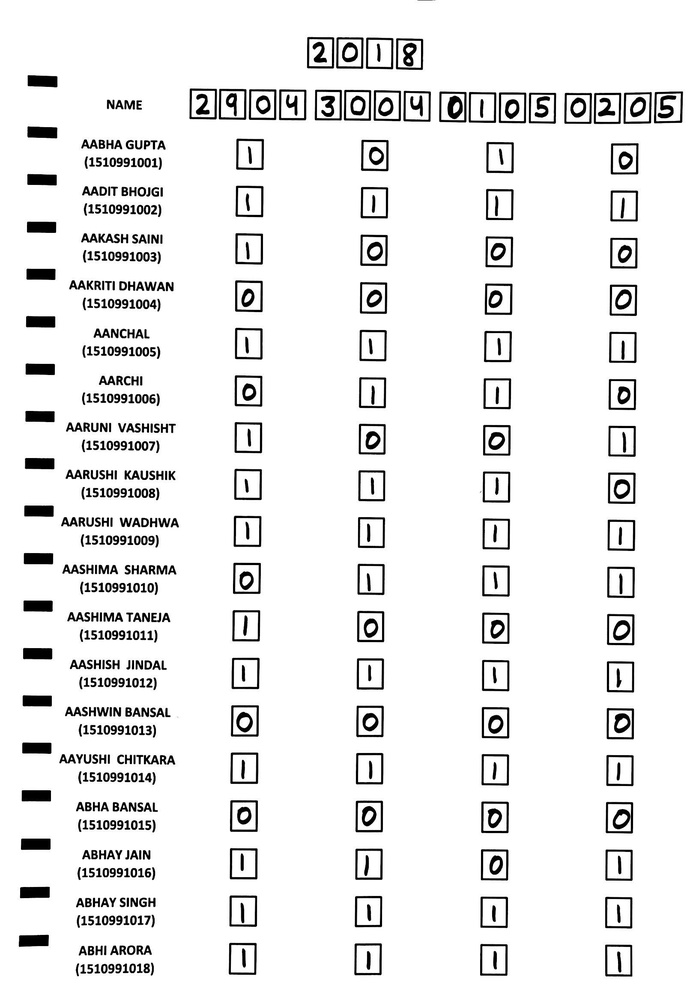
#> input picture Junk/Test7.jpg, 699 x 1000 px, shrunk from 1632 x 2336 before the run, found by its file name
$ python FindRectangles.py
#> lines starting #> are read from the running program, lines starting #| are printed output that depends on the picture; after the words box and inside, x2 and y2 are one past the last pixel; in counts of white or black regions, pixels touching at a corner belong together
import copy
import cv2

BLACK_THRESHOLD = 200
THIN_THRESHOLD = 10
ANNOTATION_COLOUR = (0, 0, 255)
MIN_SIZE = 40
MAX_SIZE = 300

img = cv2.imread('Test7.jpg')
#> img is the input picture: shape (1000, 699, 3); min 0, max 255, mean 236.3
orig = copy.copy(img)
gray = cv2.cvtColor(img, 6)
thresh = cv2.threshold(gray, thresh=BLACK_THRESHOLD, maxval=255, type=cv2.THRESH_BINARY_INV)[1]
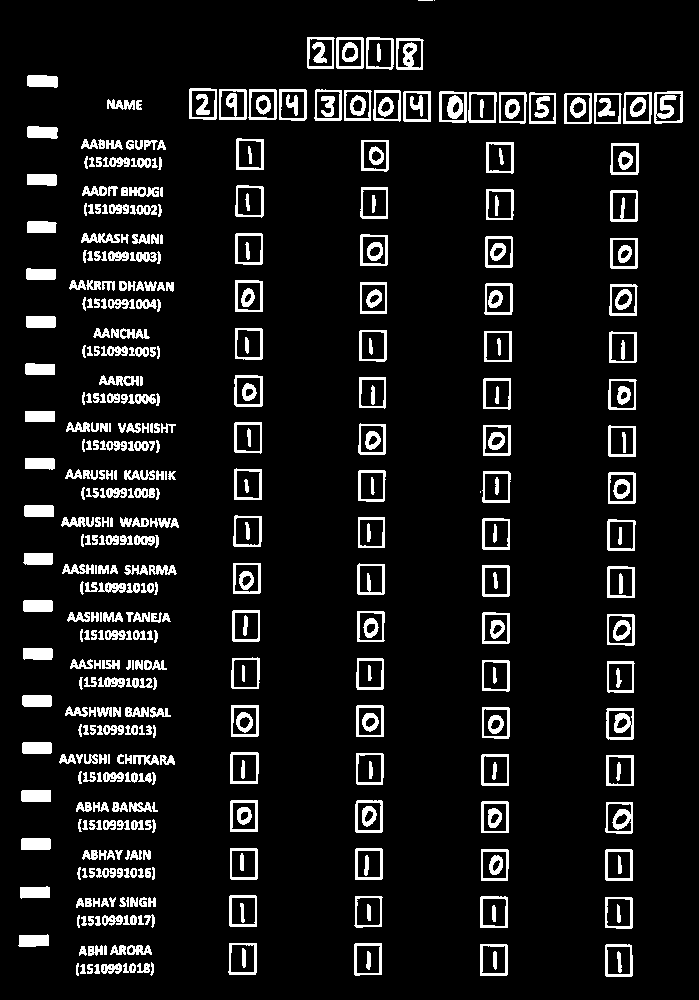
#> thresh: shape (1000, 699); 9.1% white; 462 white regions (6 under 20 px)


# Sort Contours on the basis of their x-axis coordinates in ascending order
def sort_contours(cnts, method="left-to-right"):
    # initialize the reverse flag and sort index
    reverse = False
    i = 0
    # handle if we need to sort in reverse
    if method == "right-to-left" or method == "bottom-to-top":
        reverse = True
    # handle if we are sorting against the y-coordinate rather than
    # the x-coordinate of the bounding box
    if method == "top-to-bottom" or method == "bottom-to-top":
        i = 1
    # construct the list of bounding boxes and sort them from top to
    # bottom
    boundingBoxes = [cv2.boundingRect(c) for c in cnts]
    (cnts, boundingBoxes) = zip(*sorted(zip(cnts, boundingBoxes),
                                        key=lambda b: b[1][i], reverse=reverse))
    # return the list of sorted contours
    return cnts


# Find contours on the thresholded image
contours = cv2.findContours(thresh, cv2.RETR_EXTERNAL, 3)[1]
#> contours = 377 contours, 48 with area under 20; largest, box (x1, y1, x2, y2) and area: (610, 143, 639, 175) 855, (654, 91, 683, 124) 847, (482, 471, 511, 503) 844, (228, 943, 257, 975) 838, (230, 752, 258, 784) 836
# hierarchy = hierarchy[0]  # get the actual inner list of hierarchy descriptions
# Grab only the innermost child components
# inner_contours = [c[0] for c in zip(contours, hierarchy) if c[1][3] > 0]
sorted_contours = sort_contours(contours, method="top-to-bottom")
#> in sort_contours, `boundingBoxes = [cv2.boundingRect(c) for c in cnts]`: boundingBoxes = 377 items, first 6: (94, 964, 6, 10), (87, 964, 6, 10), (80, 964, 6, 10), (137, 963, 13, 10), (123, 963, 13, 10), (101, 963, 21, 11)
#> in sort_contours, `(cnts, boundingBoxes) = zip(*sorted(zip(cnts, boundingBoxes), key=lamb..`: cnts = 377 contours, 48 with area under 20; largest, box (x1, y1, x2, y2) and area: (610, 143, 639, 175) 855, (654, 91, 683, 124) 847, (482, 471, 511, 503) 844, (228, 943, 257, 975) 838, (235, 185, 264, 218) 836; boundingBoxes = 377 items, first 6: (434, 0, 1, 1), (418, 0, 15, 1), (366, 37, 28, 33), (336, 37, 28, 32), (307, 37, 28, 32), (396, 38, 28, 32)
#> sorted_contours has the same summary as cnts in sort_contours
i=1
for cont in sorted_contours:
    x, y, w, h = cv2.boundingRect(cont)
    roi = img[(y + 6):(y + h - 6), (x + 6):(x + w - 6)]
    # Skip thin contours (vertical and horizontal lines)
    perimeter = cv2.arcLength(cont, True)
    approx = cv2.approxPolyDP(cont, 0.04 * perimeter, True)
    if len(approx) == 4:
        (x, y, w, h) = cv2.boundingRect(approx)
        ar = w / float(h)
        if ar >= 0.7 and ar <= 0.99999999999998999:
            if h < THIN_THRESHOLD or w < THIN_THRESHOLD:
                continue
            if h > 300 and w > 300:
                continue
            # discard areas that are too small
            if h < 45 or w < 40:
                continue
            print(i, ar, h, w)
            cv2.rectangle(img, (x, y), (x + w, y + h), ANNOTATION_COLOUR, 1)
            cv2.imwrite('{}.png'.format(i), roi)
            i += 1
#> this loop made 377 passes
#> (perimeter, approx, ar) on passes 3 to 10: (112.5, [[366, 38], [366, 68], [392, 68], [392, 38]], 0.871), (112.1, [[336, 38], [337, 68], [363, 67], [362, 37]], 0.875), (113.1, [[307, 37], [308, 68], [333, 68], [334, 38]], 0.875), (112.5, [[396, 38], [397, 69], [422, 69], [423, 40]], 0.875), (78.54, [[27, 76], [29, 86], [57, 86], [56, 76]], 2.82), (111.8, [[315, 90], [315, 120], [341, 119], [341, 90]], 0.871), (112.9, [[279, 89], [279, 119], [304, 120], [305, 89]], 0.844), (112.3, [[249, 89], [249, 119], [276, 118], [275, 89]], 0.903)
#> (perimeter, ar) on passes 63, 64, 66, 71, 72, 79: (76.3, 2.73), (112, 0.903), (113.1, 0.903), (112.1, 0.875), (112, 0.903), (25.68, 0.333)

cv2.imwrite("result.jpg", img)
print(i)
#| 1

$ run again, with Junk/Test.jpg copied over Junk/Test7.jpg
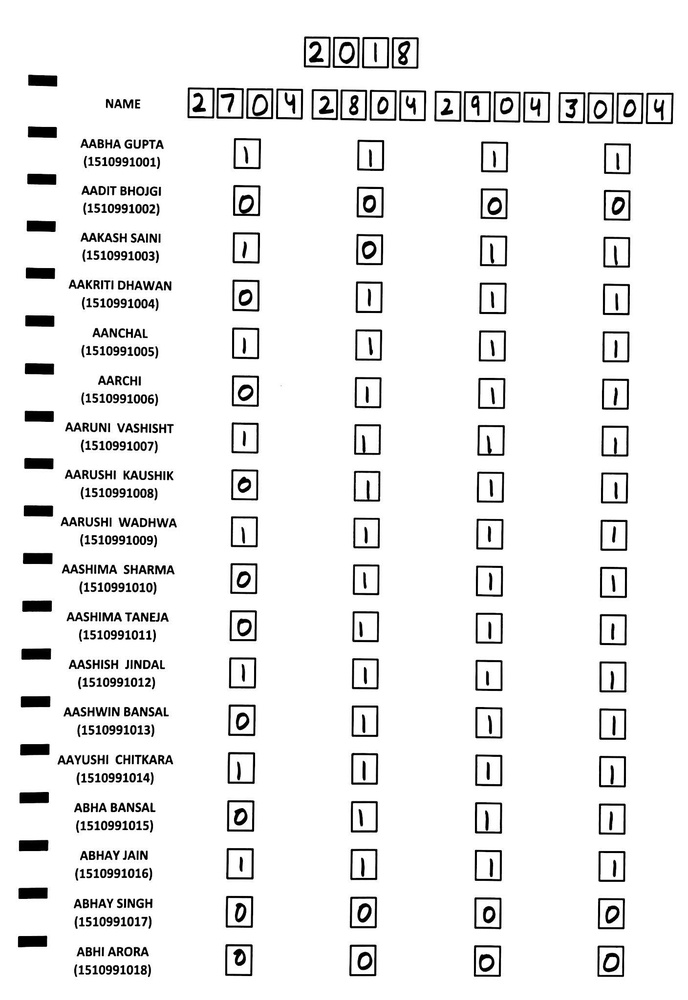
#> input picture Junk/Test.jpg, 688 x 1000 px, shrunk from 1408 x 2048 before the run, found by its file name
#> img is the input picture: shape (1000, 688, 3); min 0, max 255, mean 237.7
#> `thresh = cv2.threshold(gray, thresh=BLACK_THRESHOLD, maxval=255, type=..`:
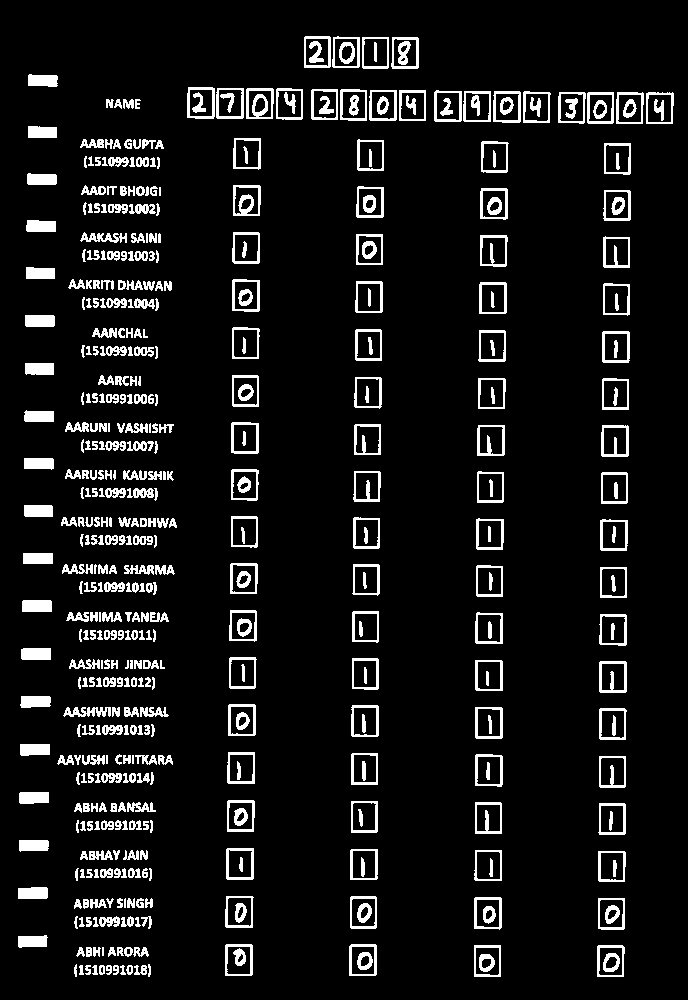
#> thresh: shape (1000, 688); 8.5% white; 489 white regions (8 under 20 px)
#> contours = 408 contours, 81 with area under 20; largest, box (x1, y1, x2, y2) and area: (475, 754, 503, 787) 824, (474, 897, 502, 930) 822, (646, 92, 674, 124) 816, (227, 752, 255, 784) 812, (597, 945, 625, 977) 811
#> in sort_contours, `boundingBoxes = [cv2.boundingRect(c) for c in cnts]`: boundingBoxes = 408 items, first 6: (134, 965, 13, 10), (127, 965, 6, 10), (120, 966, 6, 9), (113, 965, 6, 10), (106, 965, 6, 10), (99, 965, 6, 10)
#> in sort_contours, `(cnts, boundingBoxes) = zip(*sorted(zip(cnts, boundingBoxes), key=lamb..`: cnts has the same summary as contours outside sort_contours; boundingBoxes = 408 items, first 6: (304, 36, 27, 32), (391, 37, 28, 32), (362, 37, 27, 32), (332, 37, 28, 31), (28, 74, 30, 13), (187, 87, 28, 32)
#> sorted_contours has the same summary as contours
#> the loop `for cont in sorted_contours:` made 408 passes
#> (perimeter, approx, ar) on passes 1 to 5: (111.1, [[304, 37], [304, 67], [330, 66], [329, 36]], 0.844), (112.3, [[392, 37], [392, 68], [418, 67], [417, 37]], 0.844), (112, [[362, 37], [363, 68], [388, 67], [388, 37]], 0.844), (111.1, [[333, 37], [333, 67], [359, 66], [359, 37]], 0.871), (77.42, [[28, 75], [28, 85], [57, 85], [56, 75]], 2.73)
#| 1
